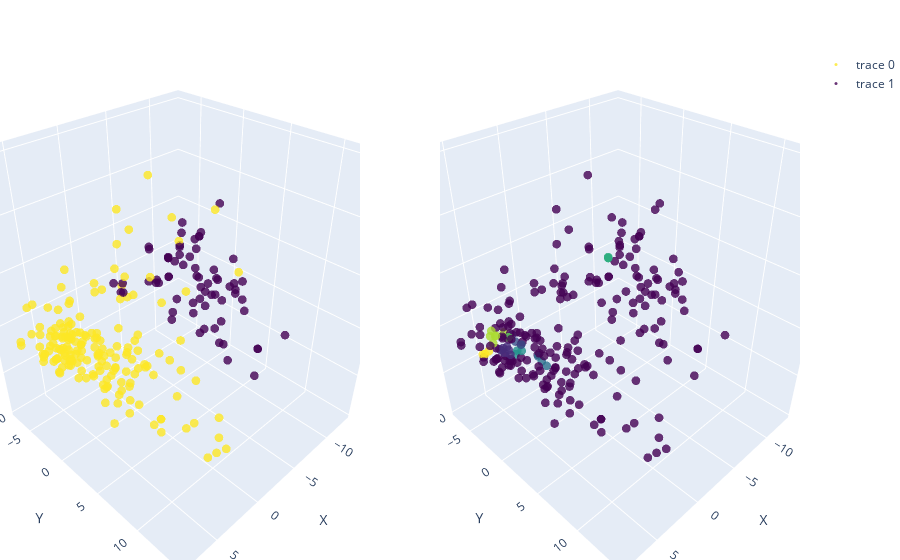

Notebook cell for this chart:
### Markdown cell above
# DBSCAN outlier detection

### Code cell
X_train, _, y_train, _ = validation_split(pca_3d_embeddings, labels)
clusterer = DBSCAN(eps=0.7, min_samples=3)
dbscan_labels = clusterer.fit_predict(X_train)
print(f"DBSCAN labels shape: {dbscan_labels.shape}")
visualize_clusters(
    X_train,
    kmeans_pca.predict(X_train),
    X_train,
    dbscan_labels,
    y_train,)

### Figure 1 — Plotly figure (JSON) as saved in the notebook; plotly's stock layout.template omitted (floating-point values rounded to 4 significant figures; data arrays with more than 128 entries replaced by an {"elided": "..."} marker saying what was removed)
{"data": [{"marker": {"color": {"elided": "240 float values"}, "colorscale": [[0.0, "#440154"], [0.1111, "#482878"], [0.2222, "#3e4989"], [0.3333, "#31688e"], [0.4444, "#26828e"], [0.5556, "#1f9e89"], [0.6667, "#35b779"], [0.7778, "#6ece58"], [0.8889, "#b5de2b"], [1.0, "#fde725"]], "opacity": 0.8, "size": 3}, "mode": "markers", "text": {"elided": "240 float values"}, "x": {"elided": "240 float values"}, "y": {"elided": "240 float values"}, "z": {"elided": "240 float values"}, "type": "scatter3d", "scene": "scene"}, {"marker": {"color": {"elided": "240 float values"}, "colorscale": [[0.0, "#440154"], [0.1111, "#482878"], [0.2222, "#3e4989"], [0.3333, "#31688e"], [0.4444, "#26828e"], [0.5556, "#1f9e89"], [0.6667, "#35b779"], [0.7778, "#6ece58"], [0.8889, "#b5de2b"], [1.0, "#fde725"]], "opacity": 0.8, "size": 3}, "mode": "markers", "text": {"elided": "240 float values"}, "x": {"elided": "240 float values"}, "y": {"elided": "240 float values"}, "z": {"elided": "240 float values"}, "type": "scatter3d", "scene": "scene2"}], "layout": {"scene": {"domain": {"x": [0.0, 0.45], "y": [0.0, 1.0]}, "xaxis": {"title": {"text": "X"}}, "yaxis": {"title": {"text": "Y"}}, "zaxis": {"title": {"text": "Z"}}}, "scene2": {"domain": {"x": [0.55, 1.0], "y": [0.0, 1.0]}, "xaxis": {"title": {"text": "X "}}, "yaxis": {"title": {"text": "Y"}}, "zaxis": {"title": {"text": "Z"}}}, "margin": {"l": 0, "r": 0, "b": 0, "t": 50}, "title": {"text": ""}}}
